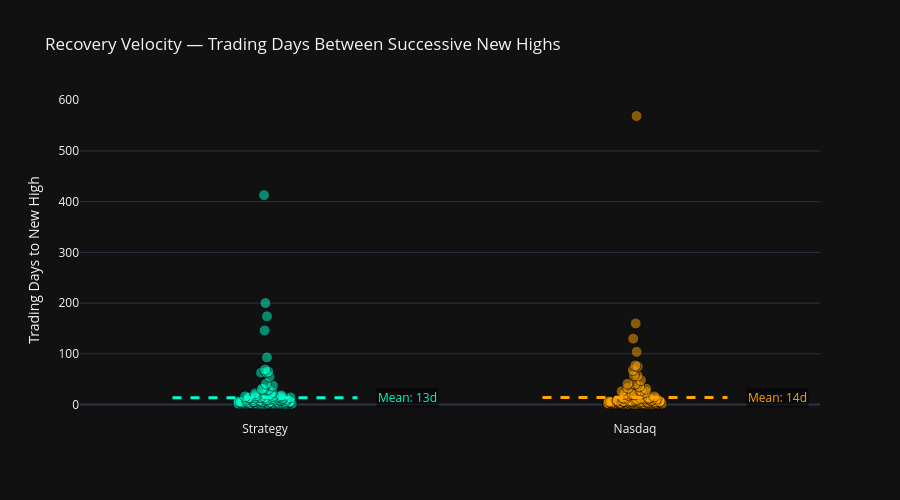

Notebook code for this chart:
### Markdown cell above
### 5.2 Recovery Velocity

How quickly does the strategy recover from drawdowns compared to the benchmark? Each dot represents one distinct underwater period (from new high to new high).

### Code cell
# ── 5c. Recovery velocity jitter plot ────────────────────────────────────
def get_event_durations(rets):
    cum   = (rets + 1).cumprod()
    dd    = (cum - cum.cummax()) / cum.cummax()
    under = dd < 0
    grp   = (under != under.shift()).cumsum()
    return under[under].groupby(grp[under]).count().tolist()

def build_dd(rets):
    cum = (rets + 1).cumprod()
    return (cum - cum.cummax()) / cum.cummax()

strat_ev = get_event_durations(s_rets)
ndq_ev   = get_event_durations(n_rets)

df_jitter = pd.DataFrame(
    [{'Label': 'Strategy', 'Recovery Days': d} for d in strat_ev] +
    [{'Label': 'Nasdaq',   'Recovery Days': d} for d in ndq_ev])

fig_j = px.strip(df_jitter, x='Label', y='Recovery Days', color='Label',
    title="Recovery Velocity — Trading Days Between Successive New Highs",
    color_discrete_map={'Strategy': '#00FFCC', 'Nasdaq': 'orange'})

for i, name in enumerate(['Strategy', 'Nasdaq']):
    sub = df_jitter[df_jitter['Label'] == name]['Recovery Days']
    if not sub.empty:
        mv    = float(sub.mean())
        color = '#00FFCC' if name == 'Strategy' else 'orange'
        fig_j.add_shape(type="line", x0=i-.25, x1=i+.25, y0=mv, y1=mv,
            line=dict(color=color, width=3, dash="dash"))
        fig_j.add_annotation(x=i+.3, y=mv, text=f"Mean: {mv:.0f}d",
            showarrow=False, font=dict(color=color, size=12),
            bgcolor="rgba(0,0,0,0.5)", xanchor="left")

fig_j.update_traces(marker=dict(size=11, opacity=0.5,
    line=dict(width=1, color='black')))
fig_j.update_layout(template="plotly_dark", height=500,autosize=True, 
    xaxis_title="", yaxis_title="Trading Days to New High", showlegend=False)
fig_j.show()

### Figure 1 — Plotly figure (JSON) as saved in the notebook; plotly's stock layout.template omitted (floating-point values rounded to 4 significant figures; data arrays with more than 128 entries replaced by an {"elided": "..."} marker saying what was removed)
{"data": [{"alignmentgroup": "True", "boxpoints": "all", "fillcolor": "rgba(255,255,255,0)", "hoveron": "points", "hovertemplate": "Label=%{x}<br>Recovery Days=%{y}<extra></extra>", "legendgroup": "Strategy", "line": {"color": "rgba(255,255,255,0)"}, "marker": {"color": "#00FFCC", "line": {"color": "black", "width": 1}, "opacity": 0.5, "size": 11}, "name": "Strategy", "offsetgroup": "Strategy", "orientation": "v", "pointpos": 0, "showlegend": true, "type": "box", "x": {"elided": "165 str values"}, "x0": " ", "xaxis": "x", "y": {"elided": "165 int values"}, "y0": " ", "yaxis": "y"}, {"alignmentgroup": "True", "boxpoints": "all", "fillcolor": "rgba(255,255,255,0)", "hoveron": "points", "hovertemplate": "Label=%{x}<br>Recovery Days=%{y}<extra></extra>", "legendgroup": "Nasdaq", "line": {"color": "rgba(255,255,255,0)"}, "marker": {"color": "orange", "line": {"color": "black", "width": 1}, "opacity": 0.5, "size": 11}, "name": "Nasdaq", "offsetgroup": "Nasdaq", "orientation": "v", "pointpos": 0, "showlegend": true, "type": "box", "x": {"elided": "159 str values"}, "x0": " ", "xaxis": "x", "y": {"elided": "159 int values"}, "y0": " ", "yaxis": "y"}], "layout": {"annotations": [{"bgcolor": "rgba(0,0,0,0.5)", "font": {"color": "#00FFCC", "size": 12}, "showarrow": false, "text": "Mean: 13d", "x": 0.3, "xanchor": "left", "y": 13.42}, {"bgcolor": "rgba(0,0,0,0.5)", "font": {"color": "orange", "size": 12}, "showarrow": false, "text": "Mean: 14d", "x": 1.3, "xanchor": "left", "y": 13.84}], "autosize": true, "boxmode": "overlay", "height": 500, "legend": {"title": {"text": "Label"}, "tracegroupgap": 0}, "shapes": [{"line": {"color": "#00FFCC", "dash": "dash", "width": 3}, "type": "line", "x0": -0.25, "x1": 0.25, "y0": 13.42, "y1": 13.42}, {"line": {"color": "orange", "dash": "dash", "width": 3}, "type": "line", "x0": 0.75, "x1": 1.25, "y0": 13.84, "y1": 13.84}], "showlegend": false, "title": {"text": "Recovery Velocity — Trading Days Between Successive New Highs"}, "xaxis": {"anchor": "y", "categoryarray": ["Strategy", "Nasdaq"], "categoryorder": "array", "domain": [0, 1], "title": {"text": ""}}, "yaxis": {"anchor": "x", "domain": [0, 1], "title": {"text": "Trading Days to New High"}}}}
